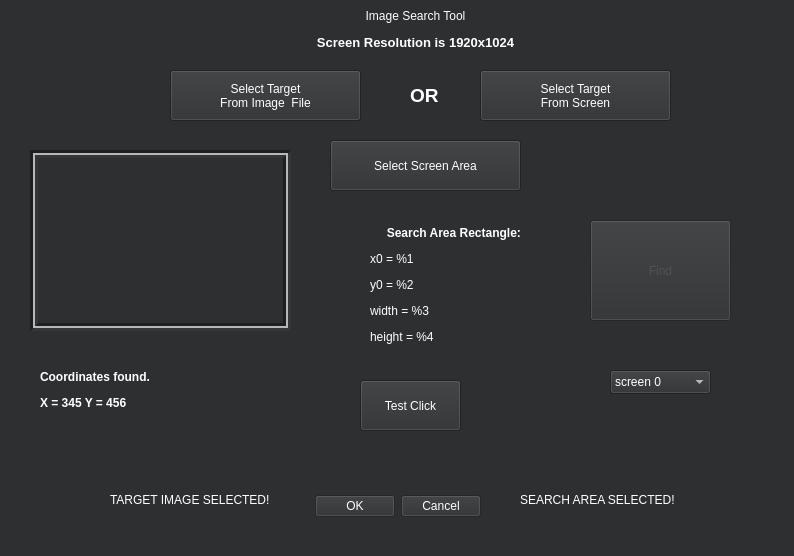
<?xml version="1.0" encoding="UTF-8"?>
<ui version="4.0">
 <class>ImageSearchDialog</class>
 <widget class="QDialog" name="ImageSearchDialog">
  <property name="geometry">
   <rect>
    <x>0</x>
    <y>0</y>
    <width>794</width>
    <height>556</height>
   </rect>
  </property>
  <property name="windowTitle">
   <string>Dialog</string>
  </property>
  <property name="styleSheet">
   <string notr="true">font: 12pt &quot;Segoe UI&quot;;
color: rgb(0, 85, 255);
color: rgb(255, 255, 255);
background-color: rgb(46, 47, 48);</string>
  </property>
  <widget class="QDialogButtonBox" name="buttonBox">
   <property name="enabled">
    <bool>false</bool>
   </property>
   <property name="geometry">
    <rect>
     <x>310</x>
     <y>490</y>
     <width>171</width>
     <height>32</height>
    </rect>
   </property>
   <property name="orientation">
    <enum>Qt::Horizontal</enum>
   </property>
   <property name="standardButtons">
    <set>QDialogButtonBox::Cancel|QDialogButtonBox::Ok</set>
   </property>
  </widget>
  <widget class="QPushButton" name="screenAreaButton">
   <property name="geometry">
    <rect>
     <x>330</x>
     <y>140</y>
     <width>191</width>
     <height>51</height>
    </rect>
   </property>
   <property name="text">
    <string>Select Screen Area</string>
   </property>
  </widget>
  <widget class="QLabel" name="label">
   <property name="geometry">
    <rect>
     <x>70</x>
     <y>0</y>
     <width>691</width>
     <height>101</height>
    </rect>
   </property>
   <property name="text">
    <string>&lt;html&gt;&lt;head/&gt;&lt;body&gt;&lt;p align=&quot;center&quot;&gt;Image Search Tool&lt;/p&gt;&lt;p align=&quot;center&quot;&gt;&lt;span style=&quot; font-size:10pt; font-weight:700;&quot;&gt;Screen Resolution is 1920x1024&lt;/span&gt;&lt;/p&gt;&lt;p align=&quot;center&quot;&gt;&lt;span style=&quot; font-size:10pt; font-weight:700;&quot;&gt;&lt;br/&gt;&lt;/span&gt;&lt;/p&gt;&lt;/body&gt;&lt;/html&gt;</string>
   </property>
  </widget>
  <widget class="QPushButton" name="testClickButton">
   <property name="enabled">
    <bool>true</bool>
   </property>
   <property name="geometry">
    <rect>
     <x>360</x>
     <y>380</y>
     <width>101</width>
     <height>51</height>
    </rect>
   </property>
   <property name="styleSheet">
    <string notr="true"/>
   </property>
   <property name="text">
    <string>Test Click</string>
   </property>
  </widget>
  <widget class="QLabel" name="label_2">
   <property name="geometry">
    <rect>
     <x>30</x>
     <y>150</y>
     <width>261</width>
     <height>181</height>
    </rect>
   </property>
   <property name="frameShape">
    <enum>QFrame::Box</enum>
   </property>
   <property name="frameShadow">
    <enum>QFrame::Sunken</enum>
   </property>
   <property name="lineWidth">
    <number>3</number>
   </property>
   <property name="midLineWidth">
    <number>2</number>
   </property>
   <property name="text">
    <string/>
   </property>
   <property name="pixmap">
    <pixmap>../../../../Images to Search On Screen/search_area.bmp</pixmap>
   </property>
   <property name="scaledContents">
    <bool>true</bool>
   </property>
  </widget>
  <widget class="QLabel" name="label_3">
   <property name="geometry">
    <rect>
     <x>370</x>
     <y>200</y>
     <width>171</width>
     <height>171</height>
    </rect>
   </property>
   <property name="text">
    <string>&lt;html&gt;&lt;head/&gt;&lt;body&gt;&lt;p align=&quot;center&quot;&gt;&lt;span style=&quot; font-weight:700;&quot;&gt;Search Area Rectangle: &lt;/span&gt;&lt;/p&gt;&lt;p&gt;x0 = %1&lt;/p&gt;&lt;p&gt;y0 = %2&lt;/p&gt;&lt;p&gt;width = %3&lt;/p&gt;&lt;p&gt;height = %4&lt;/p&gt;&lt;/body&gt;&lt;/html&gt;</string>
   </property>
  </widget>
  <widget class="QPushButton" name="pushButton_4">
   <property name="geometry">
    <rect>
     <x>170</x>
     <y>70</y>
     <width>191</width>
     <height>51</height>
    </rect>
   </property>
   <property name="styleSheet">
    <string notr="true">font: 12pt &quot;Segoe UI&quot;;
color: rgb(0, 85, 255);
color: rgb(255, 255, 255);
font: 11pt &quot;Segoe UI&quot;;</string>
   </property>
   <property name="text">
    <string>Select Target 
From Image  File</string>
   </property>
  </widget>
  <widget class="QLabel" name="label_4">
   <property name="geometry">
    <rect>
     <x>40</x>
     <y>350</y>
     <width>241</width>
     <height>121</height>
    </rect>
   </property>
   <property name="text">
    <string>&lt;html&gt;&lt;head/&gt;&lt;body&gt;&lt;p&gt;&lt;span style=&quot; font-weight:700;&quot;&gt;Coordinates found.&lt;/span&gt;&lt;/p&gt;&lt;p&gt;&lt;span style=&quot; font-weight:700;&quot;&gt;X = 345 Y = 456&lt;/span&gt;&lt;/p&gt;&lt;p&gt;&lt;br/&gt;&lt;/p&gt;&lt;/body&gt;&lt;/html&gt;</string>
   </property>
  </widget>
  <widget class="QLabel" name="iconTargetSelected">
   <property name="geometry">
    <rect>
     <x>40</x>
     <y>490</y>
     <width>41</width>
     <height>31</height>
    </rect>
   </property>
   <property name="text">
    <string/>
   </property>
   <property name="pixmap">
    <pixmap resource="res.qrc">:/red_check_mark.png</pixmap>
   </property>
   <property name="scaledContents">
    <bool>true</bool>
   </property>
  </widget>
  <widget class="QLabel" name="label_6">
   <property name="geometry">
    <rect>
     <x>110</x>
     <y>490</y>
     <width>191</width>
     <height>21</height>
    </rect>
   </property>
   <property name="text">
    <string>&lt;html&gt;&lt;head/&gt;&lt;body&gt;&lt;p&gt;TARGET IMAGE  SELECTED!&lt;/p&gt;&lt;/body&gt;&lt;/html&gt;</string>
   </property>
  </widget>
  <widget class="QLabel" name="iconSearchArea">
   <property name="geometry">
    <rect>
     <x>720</x>
     <y>490</y>
     <width>41</width>
     <height>31</height>
    </rect>
   </property>
   <property name="text">
    <string/>
   </property>
   <property name="pixmap">
    <pixmap resource="res.qrc">:/red_check_mark.png</pixmap>
   </property>
   <property name="scaledContents">
    <bool>true</bool>
   </property>
  </widget>
  <widget class="QLabel" name="label_8">
   <property name="geometry">
    <rect>
     <x>520</x>
     <y>490</y>
     <width>181</width>
     <height>21</height>
    </rect>
   </property>
   <property name="text">
    <string>&lt;html&gt;&lt;head/&gt;&lt;body&gt;&lt;p&gt;SEARCH AREA SELECTED!&lt;/p&gt;&lt;/body&gt;&lt;/html&gt;</string>
   </property>
  </widget>
  <widget class="QPushButton" name="pushButton_5">
   <property name="geometry">
    <rect>
     <x>480</x>
     <y>70</y>
     <width>191</width>
     <height>51</height>
    </rect>
   </property>
   <property name="text">
    <string>Select Target 
From Screen</string>
   </property>
  </widget>
  <widget class="QLabel" name="label_9">
   <property name="geometry">
    <rect>
     <x>410</x>
     <y>80</y>
     <width>51</width>
     <height>31</height>
    </rect>
   </property>
   <property name="text">
    <string>&lt;html&gt;&lt;head/&gt;&lt;body&gt;&lt;p&gt;&lt;span style=&quot; font-size:14pt; font-weight:700;&quot;&gt;OR&lt;/span&gt;&lt;/p&gt;&lt;/body&gt;&lt;/html&gt;</string>
   </property>
  </widget>
  <widget class="QPushButton" name="findButton">
   <property name="enabled">
    <bool>false</bool>
   </property>
   <property name="geometry">
    <rect>
     <x>590</x>
     <y>220</y>
     <width>141</width>
     <height>101</height>
    </rect>
   </property>
   <property name="styleSheet">
    <string notr="true">font: 12pt &quot;Segoe UI&quot;;
color: rgb(81, 81, 81);
</string>
   </property>
   <property name="text">
    <string>Find</string>
   </property>
   <property name="checkable">
    <bool>false</bool>
   </property>
  </widget>
  <widget class="QComboBox" name="screenSelector">
   <property name="geometry">
    <rect>
     <x>610</x>
     <y>370</y>
     <width>101</width>
     <height>24</height>
    </rect>
   </property>
   <item>
    <property name="text">
     <string>screen 0</string>
    </property>
   </item>
   <item>
    <property name="text">
     <string>screen 1</string>
    </property>
   </item>
  </widget>
 </widget>
 <resources>
  <include location="res.qrc"/>
 </resources>
 <connections>
  <connection>
   <sender>buttonBox</sender>
   <signal>accepted()</signal>
   <receiver>ImageSearchDialog</receiver>
   <slot>accept()</slot>
   <hints>
    <hint type="sourcelabel">
     <x>248</x>
     <y>254</y>
    </hint>
    <hint type="destinationlabel">
     <x>157</x>
     <y>274</y>
    </hint>
   </hints>
  </connection>
  <connection>
   <sender>buttonBox</sender>
   <signal>rejected()</signal>
   <receiver>ImageSearchDialog</receiver>
   <slot>reject()</slot>
   <hints>
    <hint type="sourcelabel">
     <x>316</x>
     <y>260</y>
    </hint>
    <hint type="destinationlabel">
     <x>286</x>
     <y>274</y>
    </hint>
   </hints>
  </connection>
 </connections>
</ui>
